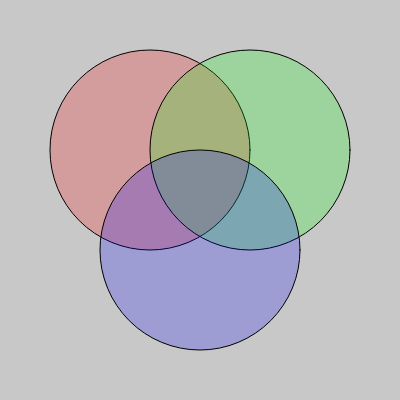
Frame 1 (no input)
Frame 60 (no input): identical to frame 1, image omitted
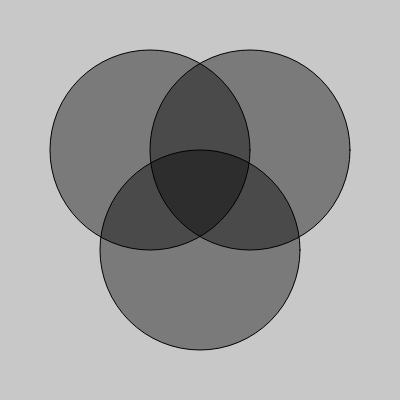
Frame 120 (the mouse pressed at the canvas centre since frame 60)

The p5.js sketch that drew these frames (run headless with seeded random() and noise() and a simulated clock; from frame 60 on, the mouse is pressed at the canvas centre):

// p5.js sketch
// ── sketch.js

var xR, yR; // variables of red circle
var xG, yG; // variables of green circle
var xB, yB; // variables of blue circle
var diam;  // diameter


// Only once
function setup(){
	createCanvas(400,400);
	// Initialize values for red circle 
	xR = 150;
	yR = 150;

	// Initialize values for green circle 
	xG = 250;
	yG = 150;

	// Initialize values for blue circle 
	xB = width/2;
	yB = 250;

	diam = 200; // diameter

}

//loop
function draw(){
	background(200);
	
	// detect proximity for all circles
	var proxR = dist(xR,yR,mouseX,mouseY);
	var overR = proxR < diam/2; //this is a boolean expression

	var proxG = dist(xG,yG,mouseX,mouseY);
	var overG = proxG < diam/2; //this is a boolean expression

	var proxB = dist(xB,yB,mouseX,mouseY);
	var overB = proxB < diam/2; //this is a boolean expression

	if (overR && overB && overG){ // if over all of the three circles
		fill (0,100);
		ellipse(xR, yR, diam, diam);
		ellipse(xG, yG, diam, diam);
		ellipse(xB, yB, diam, diam);

	}else{

		if (overR) {
		fill(255,0,0,155); //saturated red 
		} else {
			fill(255,0,0,55); //pale red
		}

		ellipse(xR, yR, diam, diam); // draw red circle


		if (overG) {
			fill(0,255,0,155); //saturated red 
		} else {
			fill(0,255,0,55); //pale red
		}

		ellipse(xG, yG, diam, diam); // draw green circle

		if (overB) {
			fill(0,0,255,155); //saturated red 
		} else {
			fill(0,0,255,55); //pale red
		}

		ellipse(xB, yB, diam, diam); // draw blue circle
	}
}
